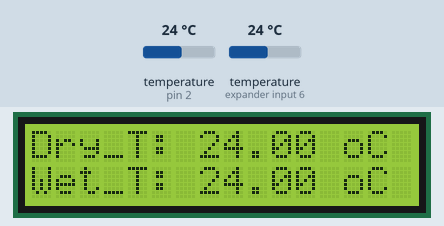
Simulated run of this sketch. Board: Arduino Uno, built with avr-gcc and run on an emulated ATmega328P. Parts: 16×2 character LCD. The test bench sets the inputs (shaded band); at power-on: temperature (sensors on pin 2, expander input 6) 24 °C. What the sketch prints to the serial monitor is not drawn.

Above: at 11.5 s.
11.6 s: temperature (sensor on pin 2) set to 12 °C
At 25.4 s:
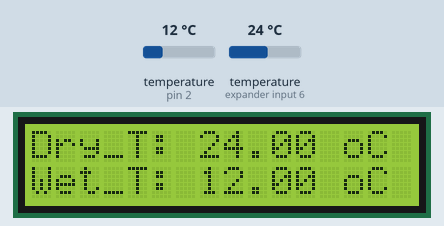
25.6 s: temperature (sensor on expander input 6) set to 12 °C
At 39.2 s:
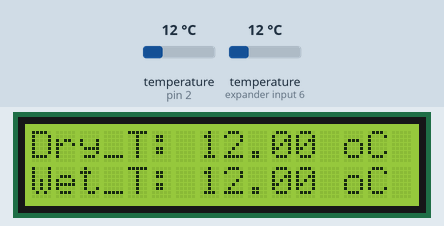
39.6 s: temperature (sensor on pin 2) set to 19 °C
At 53.1 s:
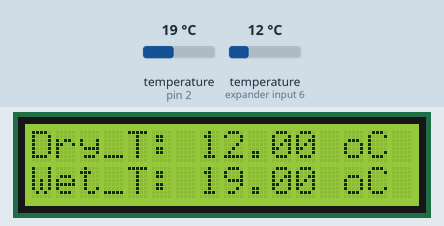
53.6 s: temperature (sensor on expander input 6) set to 19 °C
At 67.4 s:
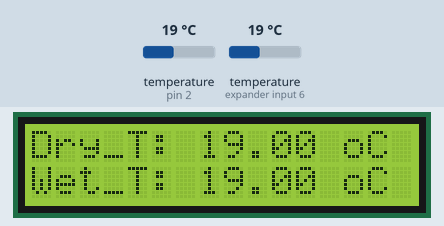
67.6 s: temperature (sensor on pin 2) set to 28 °C
At 82.0 s:
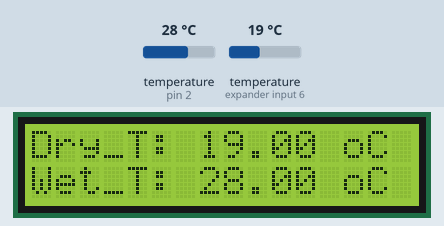
Timing chart, 0 to 82.6 s (numbered marks = the images above; inputs shaded):
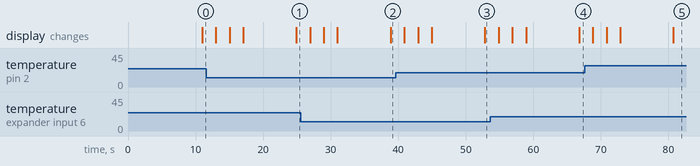

The sketch:

DS18B20_Air_LCD.ino
```cpp
#include <OneWire.h>
#include <DallasTemperature.h>
#include <Wire.h>
#include <LiquidCrystal_I2C.h>

#define ONE_WIRE_BUS 2
OneWire oneWire(ONE_WIRE_BUS);
DallasTemperature sensors(&oneWire);
LiquidCrystal_I2C lcd(0x3F, 16, 2);

uint8_t sensor1[8] = { 0x28, 0xFF, 0x6E, 0x73, 0x71, 0x17, 0x04, 0x7C };
uint8_t sensor2[8] = { 0x28, 0xFF, 0x2B, 0xFB, 0x71, 0x17, 0x04, 0x82 };
float Dry_Temp;
float Wet_Temp;

void setup(void) {
  Serial.begin(9600);
  sensors.begin();
  lcd.init();
  lcd.backlight();
  lcd.setCursor(0, 0);
  lcd.print("Hello, world!");
  lcd.setCursor(1, 1);
  lcd.print("Hi, Arduino!");
  delay(5000);
}

void loop(void) {
  float Patm = 101.325; //기압 kPa
  sensors.requestTemperatures();
  Wet_Temp = sensors.getTempC(sensor1); //습구온도
  Dry_Temp = sensors.getTempC(sensor2); //건구온도
  float Psdt = 0.61078 * exp((17.27 * Dry_Temp) / (237.3 + Dry_Temp)); //kPa
  float Pswt = 0.61078 * exp((17.27 * Wet_Temp) / (237.3 + Wet_Temp)); //kPa
  float Pv = Pswt - Patm * 0.000662 * (Dry_Temp - Wet_Temp); //수증기압
  float Humidity = 100 * Pv / Psdt; //상대습도
  float VPD = Psdt * (1 - Humidity / 100); //수증기압포차
  float Dew_Temp = (Dry_Temp - (100 - Humidity) / 5); //노점온도
  float AH = 2.16679 * Pv / (273.15 + Dry_Temp); //절대습도
  Serial.print("Dry Temp : "); Serial.println(Dry_Temp);
  Serial.print("Wet Temp: "); Serial.println(Wet_Temp);
  Serial.print("Dew Temp : "); Serial.println(Dew_Temp);
  Serial.print("Humidity : "); Serial.println(Humidity);
  Serial.print("AH : "); Serial.println(AH);
  Serial.print("SVP : "); Serial.println(Psdt);
  Serial.print("Pv : "); Serial.println(Pv);
  Serial.print("VPD : "); Serial.println(VPD);
  delay(5000);

  lcd.clear();
  lcd.setCursor(0, 0);
  lcd.print("Dry_T: ");
  lcd.print(Dry_Temp);
  lcd.print(" oC");
  lcd.setCursor(0, 1);
  lcd.print("Wet_T: ");
  lcd.print(Wet_Temp);
  lcd.print(" oC");
  delay(2000);
  lcd.clear();
  lcd.setCursor(0, 0);
  lcd.print("Dew_T: ");
  lcd.print(Dew_Temp);
  lcd.print(" oC");
  lcd.setCursor(0, 1);
  lcd.print("R H: ");
  lcd.print(Humidity);
  lcd.print(" %");
  delay(2000);
  lcd.clear();
  lcd.setCursor(0, 0);
  lcd.print("A H: ");
  lcd.print(AH);
  lcd.print(" g/m3");
  lcd.setCursor(0, 1);
  lcd.print("SVP: ");
  lcd.print(Psdt);
  lcd.print(" kPa");
  delay(2000);
  lcd.clear();
  lcd.setCursor(0, 0);
  lcd.print("P v: ");
  lcd.print(Pv);
  lcd.print(" kPa");
  lcd.setCursor(0, 1);
  lcd.print("VPD: ");
  lcd.print(VPD);
  lcd.print(" kPa");
  delay(2000);
}
```
